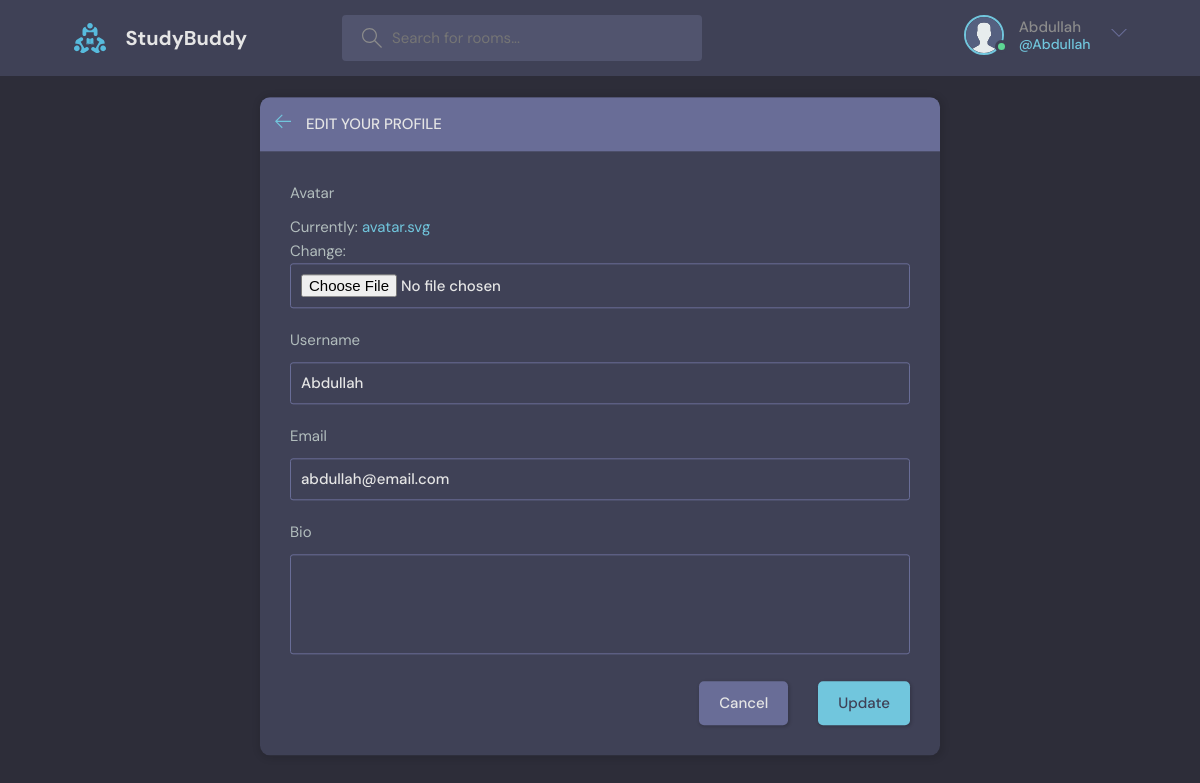
The page /updateUser/ (signed in) on the database as committed earlier.
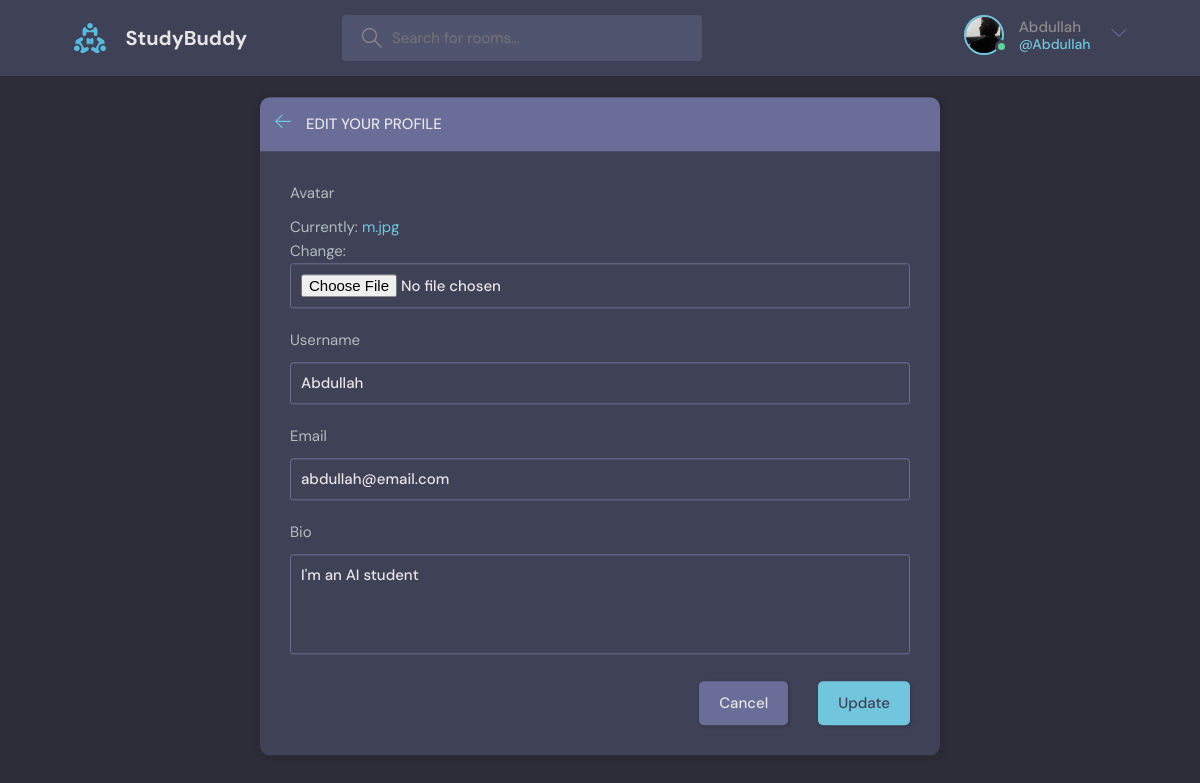
The same page on the database as committed later.
### base/models.py (models this page shows)
class User(AbstractUser):
    name = models.CharField(max_length=200,null=True)
    email = models.EmailField(unique=True,null=True)
    bio = models.TextField(null=True)
    avatar = models.ImageField(default='avatar.svg',null=True)
    REQUIRED_FIELDS = []

### base/views.py (the view)
# urls.py: path('updateUser/',views.UpdateUser,name="UpdateUser"),
@login_required(login_url='login_page')
def UpdateUser(request):
    user = request.user
    form = UserForm(instance=user)
    if request.method == 'POST':
        form = UserForm(request.POST,instance=user)
        if form.is_valid():
            form.save()
            return redirect('userProfile', pk = user.id)
    return render(request,'base/edit-user.html', {'form' : form})

### base/forms.py
class UserForm(ModelForm):
    class Meta:
        model = User
        fields = ['avatar','username', 'email','bio']

### base/templates/base/edit-user.html (shortened to what this page needs)
{% extends 'main.html' %}
{% block content %}
    <main class="update-account layout">
        <div class="container">
            <div class="layout__box">
                <div class="layout__boxHeader">
                    <div class="layout__boxTitle">
                        <a href="{% url 'userProfile' user.id %}">
                            <svg version="1.1" xmlns="http://www.w3.org/2000/svg" width="32" height="32"
                                viewBox="0 0 32 32">
                                <title>arrow-left</title>
                                <path
                                    d="M13.723 2.286l-13.723 13.714 13.719 13.714 1.616-1.611-10.96-10.96h27.625v-2.286h-27.625l10.965-10.965-1.616-1.607z">
                                </path>
                            </svg>
                        </a>
                        <h3>Edit your profile</h3>
                    </div>
                </div>
                <div class="layout__body">
                    <form class="form" action="" method="POST" >
                        {% for field in form %}
                        <div class="form__group">
                            <label for="profile_pic">{{field.label}}</label>
                          <span>{{field}}</span>
                         </div>
                        {% endfor %}
                        <div class="form__action">
                            <a class="btn btn--dark" href="{%  url 'userProfile' user.id %}">Cancel</a>
                            <button class="btn btn--main" type="submit">Update</button>
                        </div>
                    </form>
                </div>
            </div>
        </div>
    </main>
{% endblock content  %}

### templates/navbar.html (shortened to what this page needs)
{% load static %}
<header class="header header--loggedIn">
  <div class="container">
    <a href="/" class="header__logo">
      <img src="{% static 'images/logo.svg' %}" />
      <h1>StudyBuddy</h1>
    </a>
    <form class="header__search" action="{% url 'home' %}" method="GET">
      <label>
        <input name="q" placeholder="Search for rooms..." />
      </label>
    </form>
    <nav class="header__menu">
      {% if request.user.is_authenticated %}
      <div class="header__user">
        <a href="{% url 'userProfile' request.user.id %}">
          <div class="avatar avatar--medium active">
            <img src="{{request.user.avatar.url}}" />
          </div>
          <p>{{request.user}}<span>@{{request.user}}</span></p>
        </a>
        <button class="dropdown-button">
          <svg
            version="1.1"
            xmlns="http://www.w3.org/2000/svg"
            width="32"
            height="32"
            viewBox="0 0 32 32"
          >
            <title>chevron-down</title>
            <path d="M16 21l-13-13h-3l16 16 16-16h-3l-13 13z"></path>
          </svg>
        </button>
      </div>
      {% else %}
      <a href="{% url 'login_page' %}">
        <img src="{% static 'images/avatar.svg' %}" />
        <p>Login</p>
      </a>
      {% endif %}
    </nav>
  </div>
</header>

Rows that differ between the two databases and show on the page:
changed User "Abdullah": user.avatar: picture added in place of a placeholder; bio (not shown) → "I'm an AI student"
Other text that changed with them:
text no longer shown: "Currently: avatar.svg Change:"
text now shown: "Currently: m.jpg Change:"
